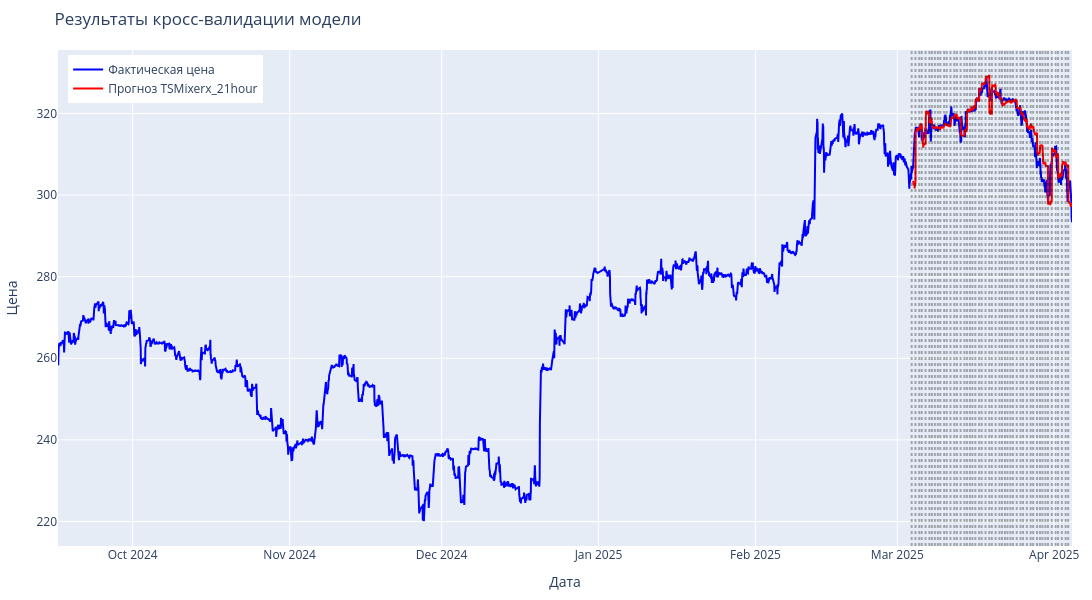

Notebook source saved alongside this figure:
### Code cell
cutoffs = cv_results['cutoff'].unique()
lastY = df.tail(150*24)

fig = go.Figure()

fig.add_trace(go.Scatter(
    x=lastY['ds'],
    y=lastY['y'],
    mode='lines',
    name='Фактическая цена',
    line=dict(color='blue')
))

# Прогноз модели
fig.add_trace(go.Scatter(
    x=cv_results['ds'],
    y=cv_results[predict_result],
    mode='lines',
    name='Прогноз '+experiment,
    line=dict(color='red')
))

# Вертикальные линии для cutoff
for cutoff in cutoffs:
    fig.add_vline(
        x=cutoff,
        line=dict(color="black", dash="dot"),
        opacity=0.3
    )

# Настройка оформления
fig.update_layout(
    title="Результаты кросс-валидации модели",
    width=1500,
    height=600,
    xaxis_title='Дата',
    yaxis_title='Цена',
    legend=dict(yanchor="top", y=0.99, xanchor="left", x=0.01),
    margin=dict(l=20, r=20, t=50, b=20)
)

fig.show()

### Figure 1 — Plotly figure (JSON) as saved in the notebook; plotly's stock layout.template omitted (floating-point values rounded to 4 significant figures; data arrays with more than 128 entries replaced by an {"elided": "..."} marker saying what was removed)
{"data": [{"line": {"color": "blue"}, "mode": "lines", "name": "Фактическая цена", "type": "scatter", "x": {"elided": "3600 str values"}, "y": {"elided": "3600 float values"}}, {"line": {"color": "red"}, "mode": "lines", "name": "Прогноз TSMixerx_21hour", "type": "scatter", "x": {"elided": "600 str values"}, "y": {"elided": "600 float values"}}], "layout": {"height": 600, "legend": {"x": 0.01, "xanchor": "left", "y": 0.99, "yanchor": "top"}, "margin": {"b": 20, "l": 20, "r": 20, "t": 50}, "shapes": [{"line": {"color": "black", "dash": "dot"}, "opacity": 0.3, "type": "line", "x0": "2025-03-03T20:00:00+00:00", "x1": "2025-03-03T20:00:00+00:00", "xref": "x", "y0": 0, "y1": 1, "yref": "y domain"}, {"line": {"color": "black", "dash": "dot"}, "opacity": 0.3, "type": "line", "x0": "2025-03-04T14:00:00+00:00", "x1": "2025-03-04T14:00:00+00:00", "xref": "x", "y0": 0, "y1": 1, "yref": "y domain"}, {"line": {"color": "black", "dash": "dot"}, "opacity": 0.3, "type": "line", "x0": "2025-03-05T08:00:00+00:00", "x1": "2025-03-05T08:00:00+00:00", "xref": "x", "y0": 0, "y1": 1, "yref": "y domain"}, {"line": {"color": "black", "dash": "dot"}, "opacity": 0.3, "type": "line", "x0": "2025-03-05T20:00:00+00:00", "x1": "2025-03-05T20:00:00+00:00", "xref": "x", "y0": 0, "y1": 1, "yref": "y domain"}, {"line": {"color": "black", "dash": "dot"}, "opacity": 0.3, "type": "line", "x0": "2025-03-06T14:00:00+00:00", "x1": "2025-03-06T14:00:00+00:00", "xref": "x", "y0": 0, "y1": 1, "yref": "y domain"}, {"line": {"color": "black", "dash": "dot"}, "opacity": 0.3, "type": "line", "x0": "2025-03-07T08:00:00+00:00", "x1": "2025-03-07T08:00:00+00:00", "xref": "x", "y0": 0, "y1": 1, "yref": "y domain"}, {"line": {"color": "black", "dash": "dot"}, "opacity": 0.3, "type": "line", "x0": "2025-03-07T20:00:00+00:00", "x1": "2025-03-07T20:00:00+00:00", "xref": "x", "y0": 0, "y1": 1, "yref": "y domain"}, {"line": {"color": "black", "dash": "dot"}, "opacity": 0.3, "type": "line", "x0": "2025-03-08T10:00:00+00:00", "x1": "2025-03-08T10:00:00+00:00", "xref": "x", "y0": 0, "y1": 1, "yref": "y domain"}, {"line": {"color": "black", "dash": "dot"}, "opacity": 0.3, "type": "line", "x0": "2025-03-09T00:00:00+00:00", "x1": "2025-03-09T00:00:00+00:00", "xref": "x", "y0": 0, "y1": 1, "yref": "y domain"}, {"line": {"color": "black", "dash": "dot"}, "opacity": 0.3, "type": "line", "x0": "2025-03-09T12:00:00+00:00", "x1": "2025-03-09T12:00:00+00:00", "xref": "x", "y0": 0, "y1": 1, "yref": "y domain"}, {"line": {"color": "black", "dash": "dot"}, "opacity": 0.3, "type": "line", "x0": "2025-03-10T06:00:00+00:00", "x1": "2025-03-10T06:00:00+00:00", "xref": "x", "y0": 0, "y1": 1, "yref": "y domain"}, {"line": {"color": "black", "dash": "dot"}, "opacity": 0.3, "type": "line", "x0": "2025-03-10T18:00:00+00:00", "x1": "2025-03-10T18:00:00+00:00", "xref": "x", "y0": 0, "y1": 1, "yref": "y domain"}, {"line": {"color": "black", "dash": "dot"}, "opacity": 0.3, "type": "line", "x0": "2025-03-11T12:00:00+00:00", "x1": "2025-03-11T12:00:00+00:00", "xref": "x", "y0": 0, "y1": 1, "yref": "y domain"}, {"line": {"color": "black", "dash": "dot"}, "opacity": 0.3, "type": "line", "x0": "2025-03-12T06:00:00+00:00", "x1": "2025-03-12T06:00:00+00:00", "xref": "x", "y0": 0, "y1": 1, "yref": "y domain"}, {"line": {"color": "black", "dash": "dot"}, "opacity": 0.3, "type": "line", "x0": "2025-03-12T18:00:00+00:00", "x1": "2025-03-12T18:00:00+00:00", "xref": "x", "y0": 0, "y1": 1, "yref": "y domain"}, {"line": {"color": "black", "dash": "dot"}, "opacity": 0.3, "type": "line", "x0": "2025-03-13T12:00:00+00:00", "x1": "2025-03-13T12:00:00+00:00", "xref": "x", "y0": 0, "y1": 1, "yref": "y domain"}, {"line": {"color": "black", "dash": "dot"}, "opacity": 0.3, "type": "line", "x0": "2025-03-14T06:00:00+00:00", "x1": "2025-03-14T06:00:00+00:00", "xref": "x", "y0": 0, "y1": 1, "yref": "y domain"}, {"line": {"color": "black", "dash": "dot"}, "opacity": 0.3, "type": "line", "x0": "2025-03-14T18:00:00+00:00", "x1": "2025-03-14T18:00:00+00:00", "xref": "x", "y0": 0, "y1": 1, "yref": "y domain"}, {"line": {"color": "black", "dash": "dot"}, "opacity": 0.3, "type": "line", "x0": "2025-03-15T08:00:00+00:00", "x1": "2025-03-15T08:00:00+00:00", "xref": "x", "y0": 0, "y1": 1, "yref": "y domain"}, {"line": {"color": "black", "dash": "dot"}, "opacity": 0.3, "type": "line", "x0": "2025-03-15T20:00:00+00:00", "x1": "2025-03-15T20:00:00+00:00", "xref": "x", "y0": 0, "y1": 1, "yref": "y domain"}, {"line": {"color": "black", "dash": "dot"}, "opacity": 0.3, "type": "line", "x0": "2025-03-16T10:00:00+00:00", "x1": "2025-03-16T10:00:00+00:00", "xref": "x", "y0": 0, "y1": 1, "yref": "y domain"}, {"line": {"color": "black", "dash": "dot"}, "opacity": 0.3, "type": "line", "x0": "2025-03-17T04:00:00+00:00", "x1": "2025-03-17T04:00:00+00:00", "xref": "x", "y0": 0, "y1": 1, "yref": "y domain"}, {"line": {"color": "black", "dash": "dot"}, "opacity": 0.3, "type": "line", "x0": "2025-03-17T16:00:00+00:00", "x1": "2025-03-17T16:00:00+00:00", "xref": "x", "y0": 0, "y1": 1, "yref": "y domain"}, {"line": {"color": "black", "dash": "dot"}, "opacity": 0.3, "type": "line", "x0": "2025-03-18T10:00:00+00:00", "x1": "2025-03-18T10:00:00+00:00", "xref": "x", "y0": 0, "y1": 1, "yref": "y domain"}, {"line": {"color": "black", "dash": "dot"}, "opacity": 0.3, "type": "line", "x0": "2025-03-19T04:00:00+00:00", "x1": "2025-03-19T04:00:00+00:00", "xref": "x", "y0": 0, "y1": 1, "yref": "y domain"}, {"line": {"color": "black", "dash": "dot"}, "opacity": 0.3, "type": "line", "x0": "2025-03-19T16:00:00+00:00", "x1": "2025-03-19T16:00:00+00:00", "xref": "x", "y0": 0, "y1": 1, "yref": "y domain"}, {"line": {"color": "black", "dash": "dot"}, "opacity": 0.3, "type": "line", "x0": "2025-03-20T10:00:00+00:00", "x1": "2025-03-20T10:00:00+00:00", "xref": "x", "y0": 0, "y1": 1, "yref": "y domain"}, {"line": {"color": "black", "dash": "dot"}, "opacity": 0.3, "type": "line", "x0": "2025-03-21T04:00:00+00:00", "x1": "2025-03-21T04:00:00+00:00", "xref": "x", "y0": 0, "y1": 1, "yref": "y domain"}, {"line": {"color": "black", "dash": "dot"}, "opacity": 0.3, "type": "line", "x0": "2025-03-21T16:00:00+00:00", "x1": "2025-03-21T16:00:00+00:00", "xref": "x", "y0": 0, "y1": 1, "yref": "y domain"}, {"line": {"color": "black", "dash": "dot"}, "opacity": 0.3, "type": "line", "x0": "2025-03-22T06:00:00+00:00", "x1": "2025-03-22T06:00:00+00:00", "xref": "x", "y0": 0, "y1": 1, "yref": "y domain"}, {"line": {"color": "black", "dash": "dot"}, "opacity": 0.3, "type": "line", "x0": "2025-03-22T18:00:00+00:00", "x1": "2025-03-22T18:00:00+00:00", "xref": "x", "y0": 0, "y1": 1, "yref": "y domain"}, {"line": {"color": "black", "dash": "dot"}, "opacity": 0.3, "type": "line", "x0": "2025-03-23T08:00:00+00:00", "x1": "2025-03-23T08:00:00+00:00", "xref": "x", "y0": 0, "y1": 1, "yref": "y domain"}, {"line": {"color": "black", "dash": "dot"}, "opacity": 0.3, "type": "line", "x0": "2025-03-23T20:00:00+00:00", "x1": "2025-03-23T20:00:00+00:00", "xref": "x", "y0": 0, "y1": 1, "yref": "y domain"}, {"line": {"color": "black", "dash": "dot"}, "opacity": 0.3, "type": "line", "x0": "2025-03-24T14:00:00+00:00", "x1": "2025-03-24T14:00:00+00:00", "xref": "x", "y0": 0, "y1": 1, "yref": "y domain"}, {"line": {"color": "black", "dash": "dot"}, "opacity": 0.3, "type": "line", "x0": "2025-03-25T08:00:00+00:00", "x1": "2025-03-25T08:00:00+00:00", "xref": "x", "y0": 0, "y1": 1, "yref": "y domain"}, {"line": {"color": "black", "dash": "dot"}, "opacity": 0.3, "type": "line", "x0": "2025-03-25T20:00:00+00:00", "x1": "2025-03-25T20:00:00+00:00", "xref": "x", "y0": 0, "y1": 1, "yref": "y domain"}, {"line": {"color": "black", "dash": "dot"}, "opacity": 0.3, "type": "line", "x0": "2025-03-26T14:00:00+00:00", "x1": "2025-03-26T14:00:00+00:00", "xref": "x", "y0": 0, "y1": 1, "yref": "y domain"}, {"line": {"color": "black", "dash": "dot"}, "opacity": 0.3, "type": "line", "x0": "2025-03-27T08:00:00+00:00", "x1": "2025-03-27T08:00:00+00:00", "xref": "x", "y0": 0, "y1": 1, "yref": "y domain"}, {"line": {"color": "black", "dash": "dot"}, "opacity": 0.3, "type": "line", "x0": "2025-03-27T20:00:00+00:00", "x1": "2025-03-27T20:00:00+00:00", "xref": "x", "y0": 0, "y1": 1, "yref": "y domain"}, {"line": {"color": "black", "dash": "dot"}, "opacity": 0.3, "type": "line", "x0": "2025-03-28T14:00:00+00:00", "x1": "2025-03-28T14:00:00+00:00", "xref": "x", "y0": 0, "y1": 1, "yref": "y domain"}, {"line": {"color": "black", "dash": "dot"}, "opacity": 0.3, "type": "line", "x0": "2025-03-29T04:00:00+00:00", "x1": "2025-03-29T04:00:00+00:00", "xref": "x", "y0": 0, "y1": 1, "yref": "y domain"}, {"line": {"color": "black", "dash": "dot"}, "opacity": 0.3, "type": "line", "x0": "2025-03-29T16:00:00+00:00", "x1": "2025-03-29T16:00:00+00:00", "xref": "x", "y0": 0, "y1": 1, "yref": "y domain"}, {"line": {"color": "black", "dash": "dot"}, "opacity": 0.3, "type": "line", "x0": "2025-03-30T06:00:00+00:00", "x1": "2025-03-30T06:00:00+00:00", "xref": "x", "y0": 0, "y1": 1, "yref": "y domain"}, {"line": {"color": "black", "dash": "dot"}, "opacity": 0.3, "type": "line", "x0": "2025-03-30T18:00:00+00:00", "x1": "2025-03-30T18:00:00+00:00", "xref": "x", "y0": 0, "y1": 1, "yref": "y domain"}, {"line": {"color": "black", "dash": "dot"}, "opacity": 0.3, "type": "line", "x0": "2025-03-31T12:00:00+00:00", "x1": "2025-03-31T12:00:00+00:00", "xref": "x", "y0": 0, "y1": 1, "yref": "y domain"}, {"line": {"color": "black", "dash": "dot"}, "opacity": 0.3, "type": "line", "x0": "2025-04-01T06:00:00+00:00", "x1": "2025-04-01T06:00:00+00:00", "xref": "x", "y0": 0, "y1": 1, "yref": "y domain"}, {"line": {"color": "black", "dash": "dot"}, "opacity": 0.3, "type": "line", "x0": "2025-04-01T18:00:00+00:00", "x1": "2025-04-01T18:00:00+00:00", "xref": "x", "y0": 0, "y1": 1, "yref": "y domain"}, {"line": {"color": "black", "dash": "dot"}, "opacity": 0.3, "type": "line", "x0": "2025-04-02T12:00:00+00:00", "x1": "2025-04-02T12:00:00+00:00", "xref": "x", "y0": 0, "y1": 1, "yref": "y domain"}, {"line": {"color": "black", "dash": "dot"}, "opacity": 0.3, "type": "line", "x0": "2025-04-03T06:00:00+00:00", "x1": "2025-04-03T06:00:00+00:00", "xref": "x", "y0": 0, "y1": 1, "yref": "y domain"}, {"line": {"color": "black", "dash": "dot"}, "opacity": 0.3, "type": "line", "x0": "2025-04-03T18:00:00+00:00", "x1": "2025-04-03T18:00:00+00:00", "xref": "x", "y0": 0, "y1": 1, "yref": "y domain"}], "title": {"text": "Результаты кросс-валидации модели"}, "width": 1500, "xaxis": {"title": {"text": "Дата"}}, "yaxis": {"title": {"text": "Цена"}}}}
